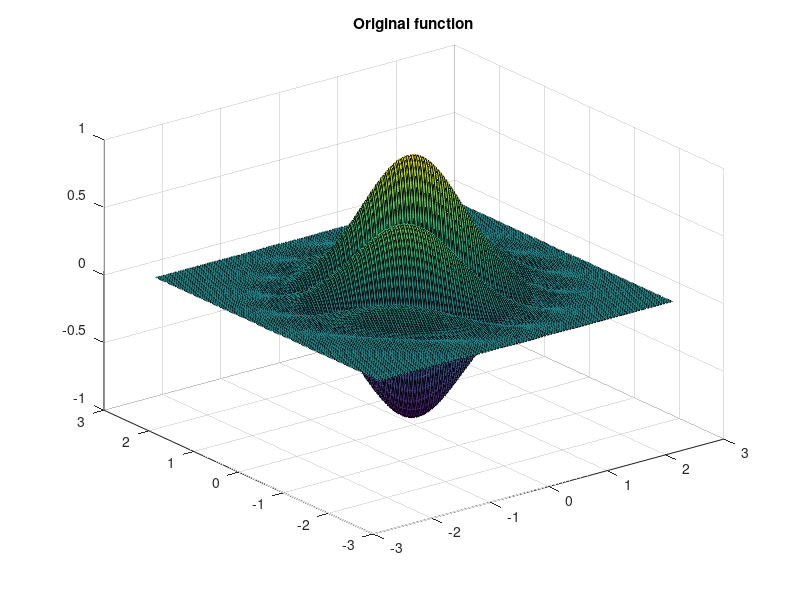

Write MATLAB code to recreate this figure. (Note: this script raises an error after producing the figure.)
addpath('../../HBF1');
addpath('../../HBF1/model_functions');
addpath('../../HBF1/update_rules_GD/Stochastic_gracient_descent');
addpath('../../HBF1/derivatives_c');
addpath('../../HBF1/derivatives_t');
addpath('../../../common/squared_error_risk');
addpath('../../../common/visualize_centers')
addpath('../../../common/cross_validation/standard_train_cv_test_validation')
addpath('../../../common')
addpath('../../../common/MNIST')
addpath('../../../common/kernel_functions')
addpath('../../../RBF_multivariant_regression/RBF');
addpath('../../../common/data_generation/synthetic_data_2D')
%% create data from range
start_val = -2.5;
end_val = 2.5;
sqrtN = 200; %N = sqrtN*sqrtN
N = sqrtN*sqrtN
fprintf('N = %d\n',N);
x_range = linspace(start_val, end_val, sqrtN);
y_range = linspace(start_val, end_val, sqrtN);
[X,Y] = meshgrid(x_range, y_range);
%% mkdir
dir_name = 'reconstructions/';
mkdir(dir_name);
%% make true function
Z = exp( -(X.^2+Y.^2) ).*cos(2*pi*(X+Y));
fig = figure
surf(X,Y,Z);
title('Original function')
saveas(fig, sprintf('%sTrue function',dir_name));
%% create data set for training alg 
[ X_data,Y_data] = make_data_from_meshgrid( X,Y,Z );
%% PLOT Full RBF
load('./rbf_real');
F_data = rbf_real_mdl.predict_data_set(X_data)';
[Xp,Yp,Zp] = make_meshgrid_data_from_training_data( X_data,F_data' );
fig = figure
[D, centers] = size(rbf_real_mdl.t)
surf(Xp,Yp,Zp);
title(sprintf('Full RBF Reconstructed function, number of centers = %d', centers))
% saveas(fig, sprintf('%sfull_rbf_reconstruction_%d', dir_name, centers));
%% PLOT HBF1
jobs = 20;
results_dir_name = 'r_28feb_j1' %%<--CHANGE
for job_num=1:jobs
    name = sprintf('./results/%s/test_error_vs_iterations%d.mat', results_dir_name,job_num);
    load(name)
    %mdl_params = best_iteration_mdl.gather();
    %hbf1 = HBF1(mdl_params);
    %F_data = hbf1.predict_data_set(X_data)';
    F_data = best_iteration_mdl.predict_data_set(X_data)';
    size(F_data);
    % make the data back to mesh from training data
    [Xp,Yp,Zp] = make_meshgrid_data_from_training_data( X_data,F_data' );
    fig = figure
    surf(Xp,Yp,Zp);
    title(sprintf('HBF Reconstructed function, number of centers = %d',center))
    saveas(fig, sprintf('%shbf1_reconstruction_%d', dir_name, center));
end
%% PLOT RBF
for job_num=1:jobs
    name = sprintf('./results/%s/test_error_vs_iterations%d.mat', results_dir_name,job_num);
    load(name)
%     mdl_params = rbf_mdl.gather();
%     rbf = RBF(mdl_params);
%     F_data = rbf.predict_data_set(X_data)';
    F_data = rbf_mdl.predict_data_set(X_data)';
    size(F_data);
    % make the data back to mesh from training data
    [Xp,Yp,Zp] = make_meshgrid_data_from_training_data( X_data,F_data' );
    fig = figure
    surf(Xp,Yp,Zp);
    title(sprintf('RBF Reconstructed function, number of centers = %d',center))
    saveas(fig, sprintf('%srbf_reconstruction_%d', dir_name, center));
end
beep;